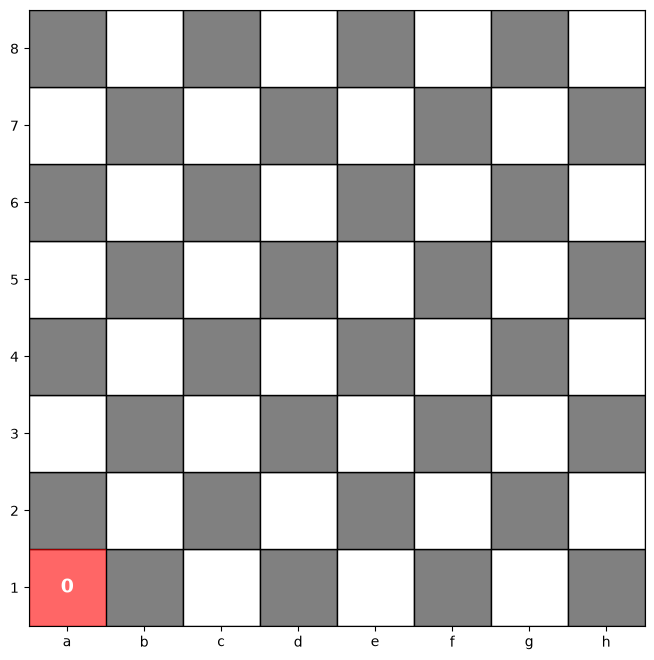
#> input picture Cadenas de Markov/Tarea 2/images/1_1/tablero_0.png, 654 x 660 px; its folder holds 3 pictures in this run
$ jupyter execute --allow-errors test.ipynb
#> lines starting #> are read from the running program, lines starting #| are printed output that depends on the picture
[cell 1]
import matplotlib.pyplot as plt
from matplotlib.patches import Rectangle
from PIL import Image
from pathlib import Path
import imageio.v2 as imageio
from IPython.display import Video

[cell 2]
class ChessBoard:
    def __init__(self, marked_squares=None):
        """
        marked_squares:
        [
            (columna, fila, valor),
            ...
        ]
        """
        self.marked_squares = marked_squares or []
        self.files = "abcdefgh"

    def _validate_square(self, square):
        if not isinstance(square, tuple) or len(square) != 3:
            raise ValueError(
                f"Formato inválido: {square}. "
                "Debe ser (columna, fila, valor)"
            )

        col, row, _ = square

        if not isinstance(col, int) or not isinstance(row, int):
            raise ValueError(f"Columna y fila deben ser enteros: {square}")

        if not (1 <= col <= 8 and 1 <= row <= 8):
            raise ValueError(f"Casilla fuera del tablero: {square}")

    def draw(self, save_path=None):
        fig, ax = plt.subplots(figsize=(8, 8))

        # Dibujar tablero
        for row in range(8):
            for col in range(8):
                color = "white" if (row + col) % 2 == 0 else "gray"

                ax.add_patch(
                    Rectangle(
                        (col, row),
                        1,
                        1,
                        facecolor=color,
                        edgecolor="black"
                    )
                )

        # Marcar casillas y escribir valor
        for square in self.marked_squares:
            self._validate_square(square)

            col, row, value = square

            x = col - 1
            y = row - 1

            # Marca
            ax.add_patch(
                Rectangle(
                    (x, y),
                    1,
                    1,
                    facecolor="red",
                    alpha=0.6
                )
            )

            # Valor
            ax.text(
                x + 0.5,
                y + 0.5,
                str(value),
                ha="center",
                va="center",
                fontsize=14,
                fontweight="bold",
                color="white"
            )

        # Numeración
        ax.set_xticks([i + 0.5 for i in range(8)])
        ax.set_xticklabels(self.files)

        ax.set_yticks([i + 0.5 for i in range(8)])
        ax.set_yticklabels(range(1, 9))

        ax.set_xlim(0, 8)
        ax.set_ylim(0, 8)
        ax.set_aspect("equal")

        if save_path:
            plt.savefig(save_path, bbox_inches="tight")

        plt.close()

[cell 3]
def posibles_vecinos(x,y):
    return [(x+1,y+2),(x+1,y-2),(x-1,y+2),(x-1,y-2),(x+2,y+1),(x+2,y-1),(x-2,y+1), (x-2,y-1) ]
def vecinos_validos(x,y):
    return [(i,j) for (i,j) in posibles_vecinos(x,y) if i>=1 and i<=8 and j>=1 and j<=8]

[cell 4]
def marcar_movimientos(lista: list[tuple], lista_marca: list[tuple], marca: str):
    new = []
    for x, y in lista:
        vecinos = vecinos_validos(x, y)
        for v in vecinos:
            if v not in lista+new:
                new.append(v)
    new_marca = [(i, j, marca) for i, j in new]
    lista += new
    lista_marca += new_marca
    return lista, lista_marca

[cell 5]
def crear_tablero(x, y):
#> called with x = 1, y = 1
    path = f"./images/{x}_{y}"
    Path(path).mkdir(exist_ok=True)

    marca = 0
    lista = [(x, y)]
    lista_marca = [(x, y, str(marca))]
    board = ChessBoard(lista_marca)
    board.draw(f"{path}/tablero_{marca}.png")
#> (the call stopped at in draw, `fig, ax = plt.subplots(figsize=(8, 8))`: IPython is not available in this run)

    marca = 1
    m, n = 0 , -1
    while n != m:
        n = len(lista)
        lista, lista_marca = marcar_movimientos(lista, lista_marca, str(marca))
        m = len(lista)
        if n != m:
            board = ChessBoard(lista_marca)
            board.draw(f"{path}/tablero_{marca}.png")
            marca += 1
#> (the call stopped at in draw, `fig, ax = plt.subplots(figsize=(8, 8))`: IPython is not available in this run)

[cell 6]
from PIL import Image
from pathlib import Path
from IPython.display import display, Image as IPImage


class GifGenerator:
    def __init__(self, folder_path: str):
        self.folder = Path(folder_path)

    def generate(
        self,
        output_path="tablero.gif",
        duration=2000,
        loop=0
    ):
#> called with output_path = './gif/evolucion_tablero_1_1.gif', duration = 1500, loop = 0
        image_paths = sorted(
            list(self.folder.glob("*.png")) +
            list(self.folder.glob("*.jpg")) +
            list(self.folder.glob("*.jpeg"))
        )

        if not image_paths:
            raise ValueError("No se encontraron imágenes en la carpeta.")

        images = [
            Image.open(path).convert("RGB")
            for path in image_paths
        ]
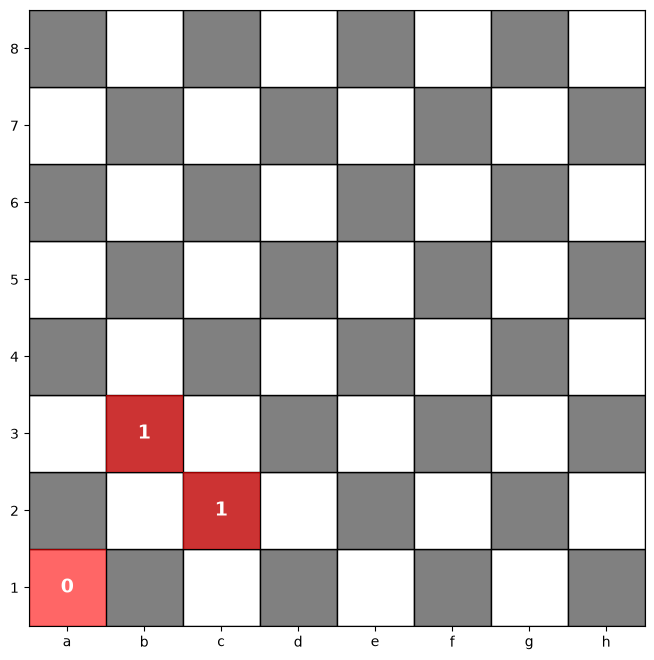
#> input picture Cadenas de Markov/Tarea 2/images/1_1/tablero_1.png, 654 x 660 px
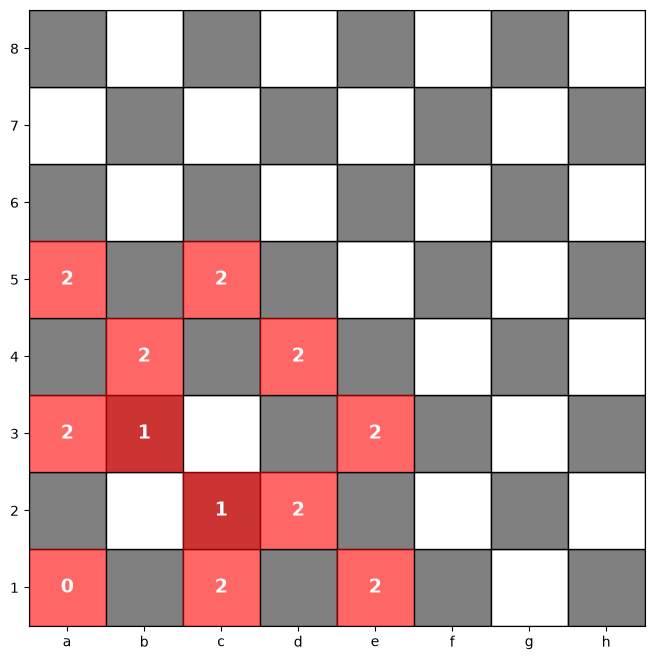
#> input picture Cadenas de Markov/Tarea 2/images/1_1/tablero_2.png, 654 x 660 px
#> images = 3 items

        images[0].save(
            output_path,
            save_all=True,
            append_images=images[1:],
            duration=duration,
            loop=loop
        )

        # Mostrar GIF en el notebook
        display(IPImage(filename=output_path))
